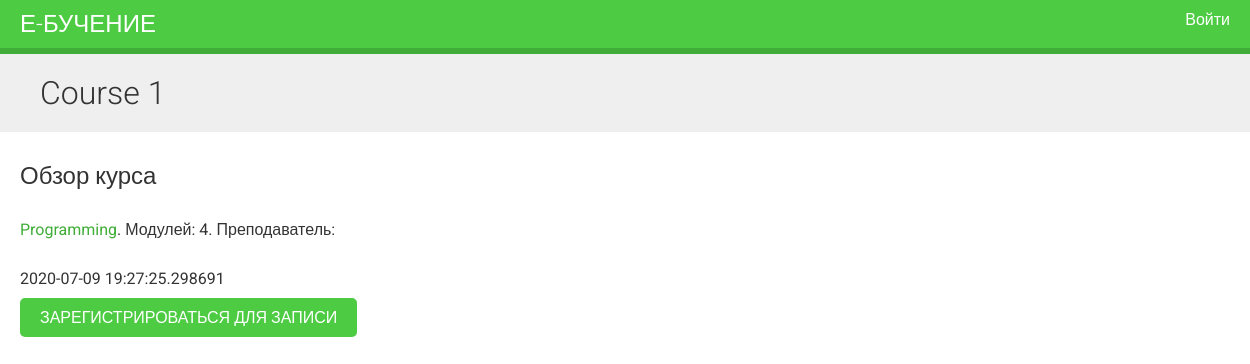
Page /course/course1/ on the committed database.
### courses/models.py (models this page shows, shortened)
class Course(models.Model):
    owner = models.ForeignKey(User,
                              related_name='courses_created',
                              on_delete=models.CASCADE)
    subject = models.ForeignKey(Subject,
                                related_name='courses',
                                on_delete=models.CASCADE)
    title = models.CharField(max_length=200)
    slug = models.SlugField(max_length=200, unique=True)
    overview = models.TextField()
    created = models.DateTimeField(auto_now_add=True)
    students = models.ManyToManyField(User,
                                      related_name='courses_joined',
                                      blank=True)
    class Meta:
        ordering = ['-created']

class Subject(models.Model):
    title = models.CharField(max_length=200)
    slug = models.SlugField(max_length=200, unique=True)
    class Meta:
        ordering = ['title']

### courses/views.py (the view)
class CourseDetailView(DetailView):
    model = Course
    template_name = 'courses/course/detail.html'
    def get_context_data(self, **kwargs):
        context = super(CourseDetailView, self).get_context_data(**kwargs)
        context['enroll_form'] = CourseEnrollForm(
            initial={'course': self.object})
        return context

### courses/templates/courses/course/detail.html (shortened to what this page needs)
{% extends "base.html" %}
{% block content %}
 {% with subject=course.subject %}
 <h1>
 {{ object.title }}
 </h1>
 <div class="module">
 <h2>Обзор курса</h2>
 <p>
 <a href="{% url "course_list_subject" subject.slug %}">
 {{ subject.title }}</a>.
 Модулей: {{ course.modules.count }}.
 Преподаватель: {{ course.owner.get_full_name }}
 </p>
 {{ object.overview|linebreaks }}
  {% if request.user.is_authenticated %}
 <form action="{% url "student_enroll_course" %}" method="post">
 {{ enroll_form }}
 {% csrf_token %}
 <input type="submit" class="button" value="Записаться">
 </form>
{% else %}
 <a href="{% url "student_registration" %}" class="button">
 Зарегистрироваться для записи
 </a>
{% endif %}
 </div>
 {% endwith %}
{% endblock %}

### courses/static/css/base.css (style rules this page uses)
body { margin:0; font-family:'Roboto', sans-serif; font-weight:400; color:#333; }
a { color:#3fad37; text-decoration:none; }
h1, h2, h3, h4, h5, h6 { font-family:'Roboto', sans-serif; font-weight:300; }
h1 { background:#efefef; width:100%; overflow:auto; padding:20px 0 20px 40px; margin:0; }
.module { padding:10px 20px; float:left; width:600px; }
.module p { margin:10px 0 20px; width:100%; float:left; }
input[type=submit], a.button { border-radius:5px; background:#4dcc43; color:#fff; font-size:16px; text-transform:uppercase; border:none; padding:10px 20px; margin:20px 0; }

### rows in the picture
Course: title "Course 1", modules.count "4", overview "2020-07-09 19:27:25.298691"
Subject: title "Programming"
